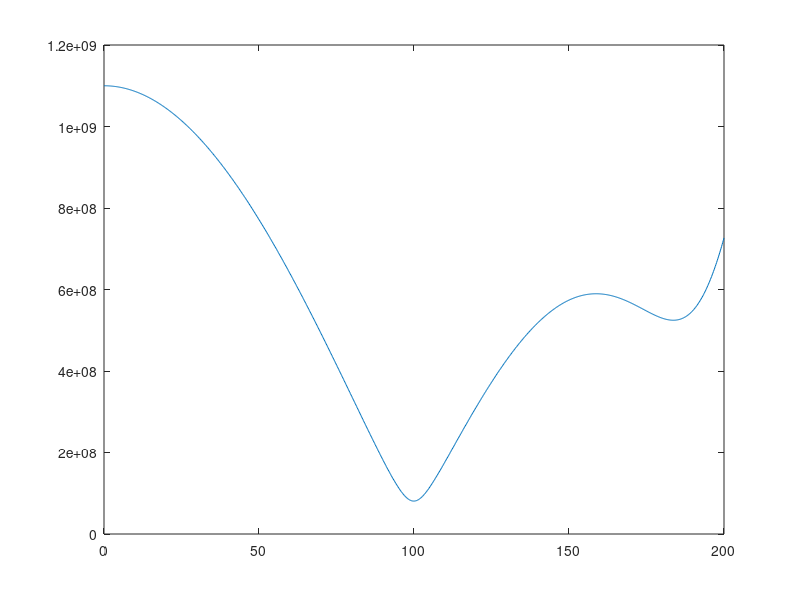

This chart was generated by the following MATLAB code:
%% Undamped free system
m = 1;
k = 1e4;
M = m*diag([2 3 1]);
K = k*[5 -3 0; -3 5 -2; 0 -2 3];

[X, W0sq] = eig(K, M);
W0 = sqrt(diag(W0sq));
clear W0sq

%% Damped
C = 1e-3*K;

%% Normalization
mu = diag(X'*M*X);
gamma = diag(X'*C*X);
kappa = diag(X'*K*X);

%% Dampening
xi = gamma./(2*W0.*mu);
Wd = W0.*sqrt(1 - xi.^2);

%% Impendance
Z = @(w) -w^2*M + 1i*w*C + K;
Z11 = @(w) -w^2*M(2:3, 2:3) + 1i*w*C(2:3, 2:3) + K(2:3, 2:3);
a11 = @(w) det(Z11(w));
ww = linspace(0, max(W0), 1000);
av = [];
for k = 1:numel(ww)
    av(k) = abs(a11(ww(k)));
end

plot(ww, av);